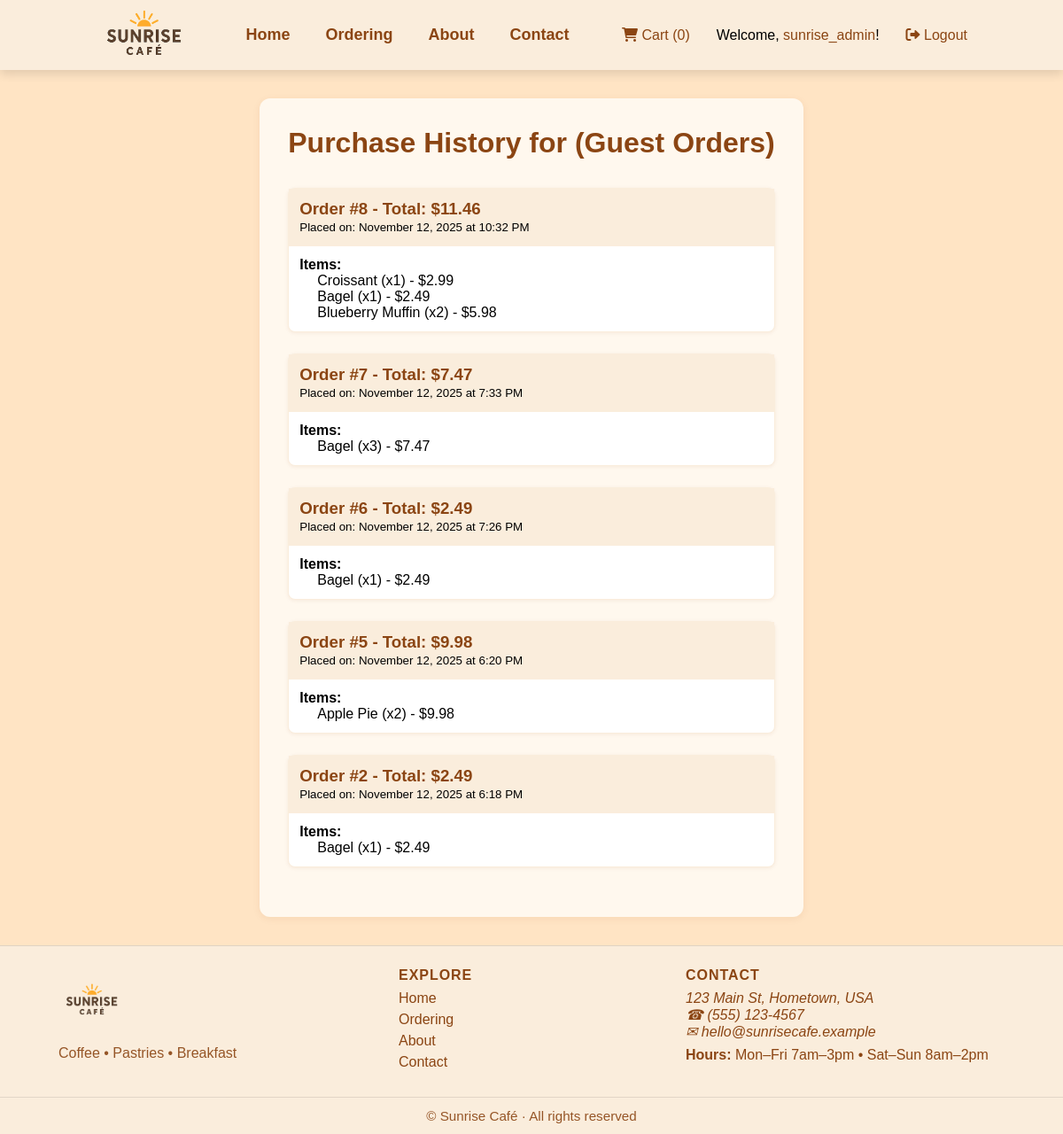
Screenshot of /history/guests (signed in) with the database file from the repository.
### Sunrise Website updated/app.py (models this page shows, shortened)
class User(db.Model, UserMixin):
    id = db.Column(db.Integer, primary_key=True)
    username = db.Column(db.String(20), unique=True, nullable=False)
    email = db.Column(db.String(120), unique=True, nullable=False)
    password_hash = db.Column(db.String(60), nullable=False)
    is_admin = db.Column(db.Boolean, nullable=False, default=False) # Added admin flag
    orders = db.relationship('Order', backref='user', lazy=True)

class Order(db.Model):
    id = db.Column(db.Integer, primary_key=True)
    order_date = db.Column(db.DateTime, nullable=False, default=datetime.datetime.utcnow)
    total_price = db.Column(db.Float, nullable=False)
    user_id = db.Column(db.Integer, db.ForeignKey('user.id'), nullable=True)
    items = db.relationship('OrderItem', backref='order', lazy=True)

class OrderItem(db.Model):
    id = db.Column(db.Integer, primary_key=True)
    item_name = db.Column(db.String(100), nullable=False)
    price = db.Column(db.Float, nullable=False)
    quantity = db.Column(db.Integer, nullable=False)
    order_id = db.Column(db.Integer, db.ForeignKey('order.id'), nullable=False)

### Sunrise Website updated/app.py (the view)
@app.route('/history/guests')
@login_required
@admin_required
def guest_history():
    orders = Order.query.filter_by(user_id=None).order_by(Order.order_date.desc()).all()
    class GuestUser:
        username = "(Guest Orders)"
    guest_user = GuestUser()
    return render_template('user_history.html', user=guest_user, orders=orders)

### Sunrise Website updated/app.py (called while the page is built)
@login_manager.user_loader
def load_user(user_id):
    return User.query.get(int(user_id))

def admin_required(f):
    @wraps(f)
    def decorated_function(*args, **kwargs):
        if not current_user.is_authenticated or not current_user.is_admin:
            return redirect(url_for('index'))
        return f(*args, **kwargs)
    return decorated_function

### Sunrise Website updated/templates/user_history.html (shortened to what this page needs)
{% extends "template.html" %}
{% block head %}
  <link rel="stylesheet" href="{{url_for('static', filename='admin.css')}}">
{% endblock %}
{% block body %}
  <main class="admin-main container">
    <h1>Purchase History for {{ user.username }}</h1>
    {% if not orders %}
      <p>{{ user.username }} has not placed any orders.</p>
    {% else %}
      {% for order in orders %}
        <div class="order-card">
          <div class="order-header">
            <h3>
              Order #{{ order.id }} - Total: ${{ "%.2f"|format(order.total_price) }}
            </h3>
            <small class="utc-timestamp" data-utc-date="{{ order.order_date.isoformat() }}">
            </small>
          </div>
          <div class="order-body">
            <strong>Items:</strong>
            <ul>
              {% for item in order.items %}
                <li>
                  {{ item.item_name }} (x{{ item.quantity }}) - ${{ "%.2f"|format(item.price) }}
                </li>
              {% endfor %}
            </ul>
          </div>
        </div>
      {% endfor %}
    {% endif %}
  </main>
{% endblock %}

### Sunrise Website updated/templates/template.html (shortened to what this page needs)
<!DOCTYPE html>
<html lang="en">
  <head>
    <link rel="stylesheet" href="https://cdnjs.cloudflare.com/ajax/libs/font-awesome/6.0.0-beta3/css/all.min.css">
    {% block head %}{% endblock %}
  </head>
  <body class = "{% block bodyclass %}{% endblock %}">
    <header class="site-header container">
    <h1 class="logo"><img src="{{url_for('static', filename='Images/image.png')}}" alt="Sunrise Cafe Logo"></h1>
    <nav class="main-nav">
      <ul>
        <li><a href="{{url_for('index')}}">Home</a></li>
        <li><a href="{{url_for('ordering')}}">Ordering</a></li>
        <li><a href="{{url_for('about')}}">About</a></li>
        <li><a href="#footer">Contact</a></li>
      </ul>
    </nav>
    <div class="icons">
    <a href="{{url_for('cart')}}" id="cart-link">
        <i class="fa-solid fa-cart-shopping"></i> Cart (<span id="cart-count">0</span>)
    </a>
    {% if current_user.is_authenticated %}
      {% if current_user.is_admin %}
        <span class="nav-welcome">
          Welcome, <a href="{{ url_for('admin') }}" class="admin-link">{{ current_user.username }}</a>!
        </span>
      {% else %}
        <span class="nav-welcome">
          Welcome, <a href="{{ url_for('my_history') }}" class="admin-link">{{ current_user.username }}</a>!
        </span>
      {% endif %}
      <a href="{{url_for('logout')}}" class="login-link">
        <i class="fa-solid fa-sign-out-alt"></i> Logout
      </a>
    {% else %}
      <a href="#" id="login-btn" class="login-link">
        <i class="fa-solid fa-user"></i> Login
      </a>
    {% endif %}
    </div>
    </header>
    {% block body %}{% endblock %}
    <footer id="footer" class="site-footer container" aria-label="Site footer">
      <div class="footer-inner">
        <section class="footer-col brand">
          <h2 class="footer-logo">
            <img src="{{url_for('static', filename='Images/image.png')}}" alt="Sunrise Cafe Logo">
          </h2>
          <p class="footer-tagline">Coffee • Pastries • Breakfast</p>
        </section>
        <nav class="footer-col links" aria-label="Quick links">
          <h3>Explore</h3>
          <ul>
            <li><a href="{{url_for('index')}}">Home</a></li>
            <li><a href="{{url_for('ordering')}}">Ordering</a></li>
            <li><a href="{{url_for('about')}}">About</a></li>
            <li><a href="#footer">Contact</a></li>
          </ul>
        </nav>
        <section class="footer-col contact" aria-label="Contact">
          <h3>Contact</h3>
          <address>
            123 Main St, Hometown, USA<br>
            <a href="tel:+15551234567" class="footer-link">☎ (555) 123-4567</a><br>
            <a href="mailto:hello@sunrisecafe.example" class="footer-link">✉ hello@sunrisecafe.example</a>
          </address>
          <p class="hours"><strong>Hours:</strong> Mon–Fri 7am–3pm • Sat–Sun 8am–2pm</p>
        </section>
      </div>
      <div class="footer-bottom">
        ©  Sunrise Café · All rights reserved
      </div>
    </footer>
  </body>
</html>

### Sunrise Website updated/static/admin.css (style rules this page uses)
.admin-main { max-width: 900px; margin: 2em auto; padding: 2em; background: #fff8ee; border-radius: 12px; box-shadow: 0 2px 8px rgba(139,69,19,0.08); }
.admin-main h1 { color: #8B4513; margin-bottom: 1em; }
.order-card { background: #fff; border: 1px solid #faeddc; border-radius: 8px; margin-bottom: 1.5em; box-shadow: 0 1px 4px rgba(139,69,19,0.08); }
.order-header { background: #faeddc; padding: 12px; border-bottom: 1px solid #faeddc; }
.order-header h3 { margin: 0; color: #8B4513; }
.order-body { padding: 12px; }
.order-body ul { margin-left: 20px; }

### Sunrise Website updated/static/base.css (style rules this page uses)
* { margin: 0; padding: 0; box-sizing: border-box; list-style: none; font-family: 'Comic Sans MS', sans-serif; text-decoration: none; }
html { scroll-behavior: smooth; }
body { min-height: 100vh; display: flex; flex-direction: column; background-color: bisque; }
header { display: flex; justify-content: space-between; align-items: center; padding: 0 8px; background: #faeddc; box-shadow: 0 5px 10px rgba(0,0,0,0.11); height: 79px; }
.logo img { height: 110px; width: auto; object-fit: contain; vertical-align: middle; padding-left: 100px; }
.main-nav ul { display: flex; flex-direction: row; gap: 40px; align-items: center; font-weight: bold; font-size: large; }
.main-nav a { color: #8B4513; transition: background 0.2s, color 0.2s; }
.icons { display: flex; gap: 30px; align-items: center; padding-right: 100px; }
.icons a, .icons a i { color: #8B4513; transition: color 0.2s; }
.site-footer { background: #faeddc; color: #8B4513; border-top: 1px solid rgba(0,0,0,0.11); margin-top: auto; }
.site-footer a { color: #8B4513; text-decoration: none; }
.footer-inner { max-width: 1100px; margin: 0 auto; padding: 24px 16px; display: grid; gap: 24px; grid-template-columns: 1.2fr 1fr 1.2fr; }
.footer-col h3 { margin: 0 0 8px; font-size: 1rem; text-transform: uppercase; letter-spacing: .06em; }
.footer-logo img { height: 76px; width: auto; object-fit: contain; }
.footer-tagline { margin-top: 6px; opacity: .9; }
.footer-col ul { padding: 0; margin: 0; }
.footer-col li { margin: 6px 0; }
.hours { margin-top: 8px; }
.footer-bottom { border-top: 1px solid rgba(0,0,0,0.11); text-align: center; padding: 12px 16px; font-size: .95rem; opacity: .9; }

### rows the page displays
User: username "sunrise_admin"
Order: id "8", total_price "11.46"
OrderItem: item_name "Croissant", quantity "1", price "2.99"
OrderItem: item_name "Bagel", quantity "1", price "2.49"
OrderItem: item_name "Blueberry Muffin", quantity "2", price "5.98"
Order: id "7", total_price "7.47"
OrderItem: item_name "Bagel", quantity "3", price "7.47"
Order: id "6", total_price "2.49"
OrderItem: item_name "Bagel", quantity "1", price "2.49"
Order: id "5", total_price "9.98"
OrderItem: item_name "Apple Pie", quantity "2", price "9.98"
Order: id "2", total_price "2.49"
OrderItem: item_name "Bagel", quantity "1", price "2.49"

### other values shown
{{ user.username }} "(Guest Orders)"
